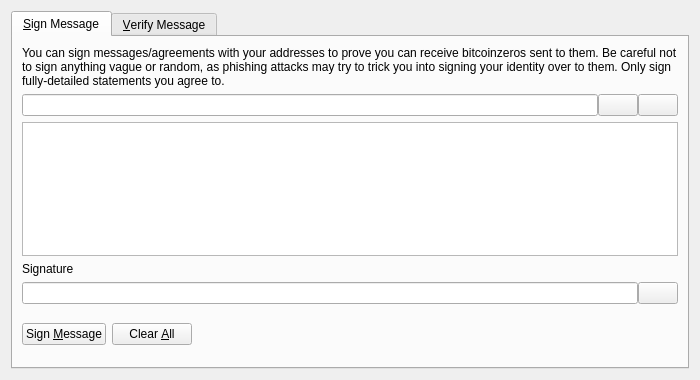
<?xml version="1.0" encoding="UTF-8"?>
<ui version="4.0">
 <class>SignVerifyMessageDialog</class>
 <widget class="QDialog" name="SignVerifyMessageDialog">
  <property name="geometry">
   <rect>
    <x>0</x>
    <y>0</y>
    <width>700</width>
    <height>380</height>
   </rect>
  </property>
  <property name="windowTitle">
   <string>Signatures - Sign / Verify a Message</string>
  </property>
  <property name="modal">
   <bool>true</bool>
  </property>
  <layout class="QVBoxLayout" name="verticalLayout">
   <item>
    <widget class="QTabWidget" name="tabWidget">
     <property name="currentIndex">
      <number>0</number>
     </property>
     <widget class="QWidget" name="tabSignMessage">
      <attribute name="title">
       <string>&amp;Sign Message</string>
      </attribute>
      <layout class="QVBoxLayout" name="verticalLayout_SM">
       <item>
        <widget class="QLabel" name="infoLabel_SM">
         <property name="text">
          <string>You can sign messages/agreements with your addresses to prove you can receive bitcoinzeros sent to them. Be careful not to sign anything vague or random, as phishing attacks may try to trick you into signing your identity over to them. Only sign fully-detailed statements you agree to.</string>
         </property>
         <property name="textFormat">
          <enum>Qt::PlainText</enum>
         </property>
         <property name="wordWrap">
          <bool>true</bool>
         </property>
        </widget>
       </item>
       <item>
        <layout class="QHBoxLayout" name="horizontalLayout_1_SM">
         <property name="spacing">
          <number>0</number>
         </property>
         <item>
          <widget class="QValidatedLineEdit" name="addressIn_SM">
           <property name="toolTip">
            <string>The Bitcoin address to sign the message with</string>
           </property>
          </widget>
         </item>
         <item>
          <widget class="QPushButton" name="addressBookButton_SM">
           <property name="toolTip">
            <string>Choose previously used address</string>
           </property>
           <property name="text">
            <string/>
           </property>
           <property name="icon">
            <iconset resource="../bitcoin.qrc">
             <normaloff>:/icons/address-book</normaloff>:/icons/address-book</iconset>
           </property>
           <property name="shortcut">
            <string>Alt+A</string>
           </property>
           <property name="autoDefault">
            <bool>false</bool>
           </property>
          </widget>
         </item>
         <item>
          <widget class="QPushButton" name="pasteButton_SM">
           <property name="toolTip">
            <string>Paste address from clipboard</string>
           </property>
           <property name="text">
            <string/>
           </property>
           <property name="icon">
            <iconset resource="../bitcoin.qrc">
             <normaloff>:/icons/editpaste</normaloff>:/icons/editpaste</iconset>
           </property>
           <property name="shortcut">
            <string>Alt+P</string>
           </property>
           <property name="autoDefault">
            <bool>false</bool>
           </property>
          </widget>
         </item>
        </layout>
       </item>
       <item>
        <widget class="QPlainTextEdit" name="messageIn_SM">
         <property name="toolTip">
          <string>Enter the message you want to sign here</string>
         </property>
        </widget>
       </item>
       <item>
        <widget class="QLabel" name="signatureLabel_SM">
         <property name="text">
          <string>Signature</string>
         </property>
         <property name="textFormat">
          <enum>Qt::PlainText</enum>
         </property>
        </widget>
       </item>
       <item>
        <layout class="QHBoxLayout" name="horizontalLayout_2_SM">
         <property name="spacing">
          <number>0</number>
         </property>
         <item>
          <widget class="QLineEdit" name="signatureOut_SM">
           <property name="font">
            <font>
             <italic>true</italic>
            </font>
           </property>
           <property name="readOnly">
            <bool>true</bool>
           </property>
          </widget>
         </item>
         <item>
          <widget class="QPushButton" name="copySignatureButton_SM">
           <property name="toolTip">
            <string>Copy the current signature to the system clipboard</string>
           </property>
           <property name="text">
            <string/>
           </property>
           <property name="icon">
            <iconset resource="../bitcoin.qrc">
             <normaloff>:/icons/editcopy</normaloff>:/icons/editcopy</iconset>
           </property>
           <property name="autoDefault">
            <bool>false</bool>
           </property>
          </widget>
         </item>
        </layout>
       </item>
       <item>
        <layout class="QHBoxLayout" name="horizontalLayout_3_SM">
         <item>
          <widget class="QPushButton" name="signMessageButton_SM">
           <property name="toolTip">
            <string>Sign the message to prove you own this bitcoinzero address</string>
           </property>
           <property name="text">
            <string>Sign &amp;Message</string>
           </property>
           <property name="icon">
            <iconset resource="../bitcoin.qrc">
             <normaloff>:/icons/edit</normaloff>:/icons/edit</iconset>
           </property>
           <property name="autoDefault">
            <bool>false</bool>
           </property>
          </widget>
         </item>
         <item>
          <widget class="QPushButton" name="clearButton_SM">
           <property name="toolTip">
            <string>Reset all sign message fields</string>
           </property>
           <property name="text">
            <string>Clear &amp;All</string>
           </property>
           <property name="icon">
            <iconset resource="../bitcoin.qrc">
             <normaloff>:/icons/remove</normaloff>:/icons/remove</iconset>
           </property>
           <property name="autoDefault">
            <bool>false</bool>
           </property>
          </widget>
         </item>
         <item>
          <spacer name="horizontalSpacer_1_SM">
           <property name="orientation">
            <enum>Qt::Horizontal</enum>
           </property>
           <property name="sizeHint" stdset="0">
            <size>
             <width>40</width>
             <height>48</height>
            </size>
           </property>
          </spacer>
         </item>
         <item>
          <widget class="QLabel" name="statusLabel_SM">
           <property name="font">
            <font>
             <weight>75</weight>
             <bold>true</bold>
            </font>
           </property>
           <property name="text">
            <string/>
           </property>
           <property name="wordWrap">
            <bool>true</bool>
           </property>
          </widget>
         </item>
         <item>
          <spacer name="horizontalSpacer_2_SM">
           <property name="orientation">
            <enum>Qt::Horizontal</enum>
           </property>
           <property name="sizeHint" stdset="0">
            <size>
             <width>40</width>
             <height>48</height>
            </size>
           </property>
          </spacer>
         </item>
        </layout>
       </item>
      </layout>
     </widget>
     <widget class="QWidget" name="tabVerifyMessage">
      <attribute name="title">
       <string>&amp;Verify Message</string>
      </attribute>
      <layout class="QVBoxLayout" name="verticalLayout_VM">
       <item>
        <widget class="QLabel" name="infoLabel_VM">
         <property name="text">
          <string>Enter the receiver's address, message (ensure you copy line breaks, spaces, tabs, etc. exactly) and signature below to verify the message. Be careful not to read more into the signature than what is in the signed message itself, to avoid being tricked by a man-in-the-middle attack. Note that this only proves the signing party receives with the address, it cannot prove sendership of any transaction!</string>
         </property>
         <property name="textFormat">
          <enum>Qt::PlainText</enum>
         </property>
         <property name="alignment">
          <set>Qt::AlignLeading|Qt::AlignLeft|Qt::AlignTop</set>
         </property>
         <property name="wordWrap">
          <bool>true</bool>
         </property>
        </widget>
       </item>
       <item>
        <layout class="QHBoxLayout" name="horizontalLayout_1_VM">
         <property name="spacing">
          <number>0</number>
         </property>
         <item>
          <widget class="QValidatedLineEdit" name="addressIn_VM">
           <property name="toolTip">
            <string>The bitcoinzero address the message was signed with</string>
           </property>
          </widget>
         </item>
         <item>
          <widget class="QPushButton" name="addressBookButton_VM">
           <property name="toolTip">
            <string>Choose previously used address</string>
           </property>
           <property name="text">
            <string/>
           </property>
           <property name="icon">
            <iconset resource="../bitcoin.qrc">
             <normaloff>:/icons/address-book</normaloff>:/icons/address-book</iconset>
           </property>
           <property name="shortcut">
            <string>Alt+A</string>
           </property>
           <property name="autoDefault">
            <bool>false</bool>
           </property>
          </widget>
         </item>
        </layout>
       </item>
       <item>
        <widget class="QPlainTextEdit" name="messageIn_VM"/>
       </item>
       <item>
        <widget class="QValidatedLineEdit" name="signatureIn_VM"/>
       </item>
       <item>
        <layout class="QHBoxLayout" name="horizontalLayout_2_VM">
         <item>
          <widget class="QPushButton" name="verifyMessageButton_VM">
           <property name="toolTip">
            <string>Verify the message to ensure it was signed with the specified bitcoinzero address</string>
           </property>
           <property name="text">
            <string>Verify &amp;Message</string>
           </property>
           <property name="icon">
            <iconset resource="../bitcoin.qrc">
             <normaloff>:/icons/transaction_0</normaloff>:/icons/transaction_0</iconset>
           </property>
           <property name="autoDefault">
            <bool>false</bool>
           </property>
          </widget>
         </item>
         <item>
          <widget class="QPushButton" name="clearButton_VM">
           <property name="toolTip">
            <string>Reset all verify message fields</string>
           </property>
           <property name="text">
            <string>Clear &amp;All</string>
           </property>
           <property name="icon">
            <iconset resource="../bitcoin.qrc">
             <normaloff>:/icons/remove</normaloff>:/icons/remove</iconset>
           </property>
           <property name="autoDefault">
            <bool>false</bool>
           </property>
          </widget>
         </item>
         <item>
          <spacer name="horizontalSpacer_1_VM">
           <property name="orientation">
            <enum>Qt::Horizontal</enum>
           </property>
           <property name="sizeHint" stdset="0">
            <size>
             <width>40</width>
             <height>48</height>
            </size>
           </property>
          </spacer>
         </item>
         <item>
          <widget class="QLabel" name="statusLabel_VM">
           <property name="font">
            <font>
             <weight>75</weight>
             <bold>true</bold>
            </font>
           </property>
           <property name="text">
            <string/>
           </property>
           <property name="wordWrap">
            <bool>true</bool>
           </property>
          </widget>
         </item>
         <item>
          <spacer name="horizontalSpacer_2_VM">
           <property name="orientation">
            <enum>Qt::Horizontal</enum>
           </property>
           <property name="sizeHint" stdset="0">
            <size>
             <width>40</width>
             <height>48</height>
            </size>
           </property>
          </spacer>
         </item>
        </layout>
       </item>
      </layout>
     </widget>
    </widget>
   </item>
  </layout>
 </widget>
 <customwidgets>
  <customwidget>
   <class>QValidatedLineEdit</class>
   <extends>QLineEdit</extends>
   <header>qvalidatedlineedit.h</header>
  </customwidget>
 </customwidgets>
 <resources>
  <include location="../bitcoin.qrc"/>
 </resources>
 <connections/>
</ui>
